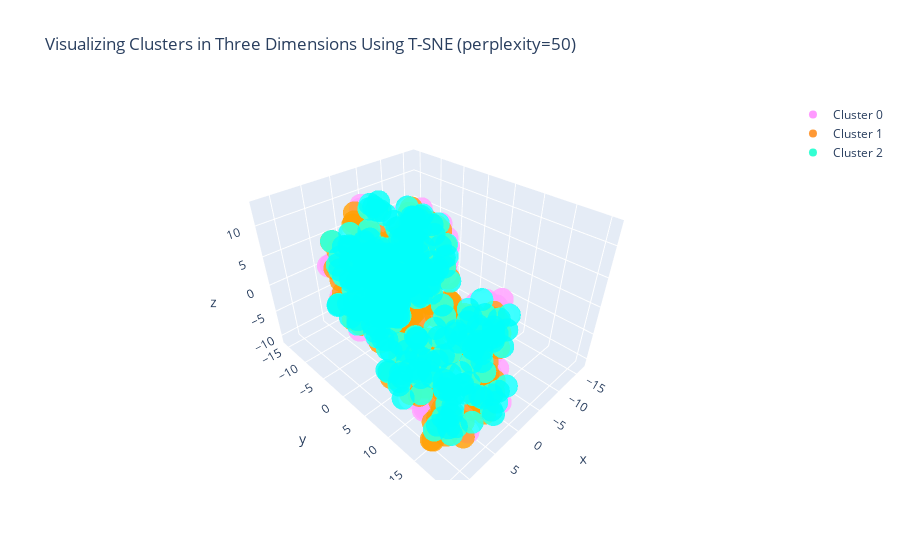

The notebook cell saved with this chart:
### Code cell
#Instructions for building the 3-D plot

#trace1 is for 'Cluster 0'
trace1 = go.Scatter3d(
                    x = cluster0["TC1_3d"],
                    y = cluster0["TC2_3d"],
                    z = cluster0["TC3_3d"],
                    mode = "markers",
                    name = "Cluster 0",
                    marker = dict(color = 'rgba(255, 128, 255, 0.8)'),
                    text = None)

#trace2 is for 'Cluster 1'
trace2 = go.Scatter3d(
                    x = cluster1["TC1_3d"],
                    y = cluster1["TC2_3d"],
                    z = cluster1["TC3_3d"],
                    mode = "markers",
                    name = "Cluster 1",
                    marker = dict(color = 'rgba(255, 128, 2, 0.8)'),
                    text = None)

#trace3 is for 'Cluster 2'
trace3 = go.Scatter3d(
                    x = cluster2["TC1_3d"],
                    y = cluster2["TC2_3d"],
                    z = cluster2["TC3_3d"],
                    mode = "markers",
                    name = "Cluster 2",
                    marker = dict(color = 'rgba(0, 255, 200, 0.8)'),
                    text = None)

data = [trace1, trace2, trace3]

title = "Visualizing Clusters in Three Dimensions Using T-SNE (perplexity=" + str(PERPLEXITY) + ")"

layout = dict(title = title,
              xaxis= dict(title= 'TC1',ticklen= 5,zeroline= False),
              yaxis= dict(title= 'TC2',ticklen= 5,zeroline= False)
             )

fig = dict(data = data, layout = layout)

iplot(fig)

### Figure 1 — Plotly figure (JSON) as saved in the notebook; plotly's stock layout.template omitted (floating-point values rounded to 4 significant figures; data arrays with more than 128 entries replaced by an {"elided": "..."} marker saying what was removed)
{"data": [{"marker": {"color": "rgba(255, 128, 255, 0.8)"}, "mode": "markers", "name": "Cluster 0", "type": "scatter3d", "x": {"elided": "390 float values"}, "y": {"elided": "390 float values"}, "z": {"elided": "390 float values"}}, {"marker": {"color": "rgba(255, 128, 2, 0.8)"}, "mode": "markers", "name": "Cluster 1", "type": "scatter3d", "x": {"elided": "296 float values"}, "y": {"elided": "296 float values"}, "z": {"elided": "296 float values"}}, {"marker": {"color": "rgba(0, 255, 200, 0.8)"}, "mode": "markers", "name": "Cluster 2", "type": "scatter3d", "x": {"elided": "314 float values"}, "y": {"elided": "314 float values"}, "z": {"elided": "314 float values"}}], "layout": {"title": {"text": "Visualizing Clusters in Three Dimensions Using T-SNE (perplexity=50)"}, "xaxis": {"ticklen": 5, "title": {"text": "TC1"}, "zeroline": false}, "yaxis": {"ticklen": 5, "title": {"text": "TC2"}, "zeroline": false}}}
